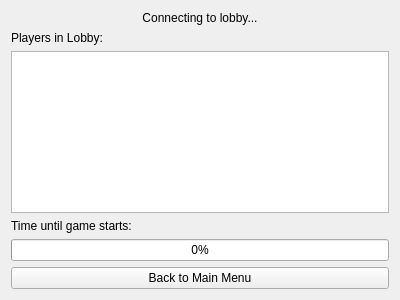
<?xml version="1.0" encoding="UTF-8"?>
<ui version="4.0">
 <class>MultiplayerQueueView</class>
 <widget class="QWidget" name="MultiplayerQueueView">
  <property name="geometry">
   <rect>
    <x>0</x>
    <y>0</y>
    <width>400</width>
    <height>300</height>
   </rect>
  </property>
  <property name="windowTitle">
   <string>Multiplayer Queue</string>
  </property>
  <layout class="QVBoxLayout" name="verticalLayout">
   <item>
    <widget class="QLabel" name="status_label">
     <property name="text">
      <string>Connecting to lobby...</string>
     </property>
     <property name="alignment">
      <set>Qt::AlignCenter</set>
     </property>
    </widget>
   </item>
   <item>
    <widget class="QLabel" name="players_list_label">
     <property name="text">
      <string>Players in Lobby:</string>
     </property>
    </widget>
   </item>
   <item>
    <widget class="QListWidget" name="players_list_widget"/>
   </item>
   <item>
    <widget class="QLabel" name="countdown_label">
     <property name="text">
      <string>Time until game starts:</string>
     </property>
    </widget>
   </item>
   <item>
    <widget class="QProgressBar" name="countdown_progress_bar">
     <property name="value">
      <number>0</number>
     </property>
     <property name="textVisible">
      <bool>true</bool>
     </property>
    </widget>
   </item>
   <item>
    <widget class="QPushButton" name="back_button">
     <property name="text">
      <string>Back to Main Menu</string>
     </property>
    </widget>
   </item>
  </layout>
 </widget>
 <resources/>
 <connections/>
</ui> 
